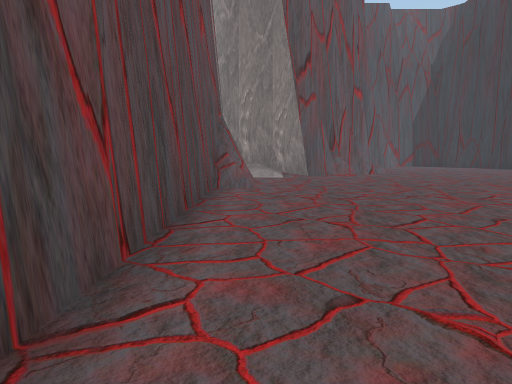
[1] (above)

22 first-person views from a walk through a Unity game level. The camera is 1.3 m above the floor, tilts 6° down and sees 70° across. The floor is counted in squares, 2 m on a side. Each view is taken from the middle of a square. On the plan, view 1 faces up. The plan holds only what a view shows up to about 11 squares ahead; the rest is blank. The place goes on beyond the plan.

[2]
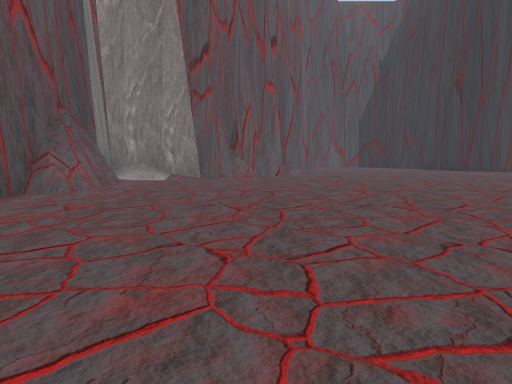

[3]
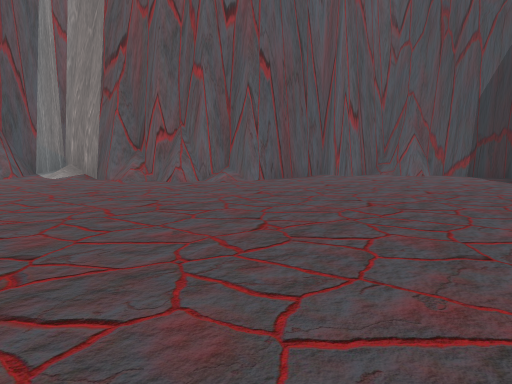

[4]
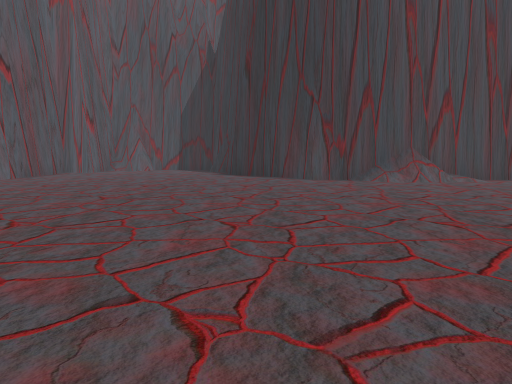

[5]
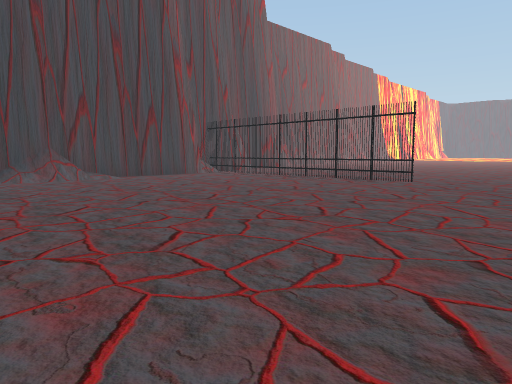

[6]
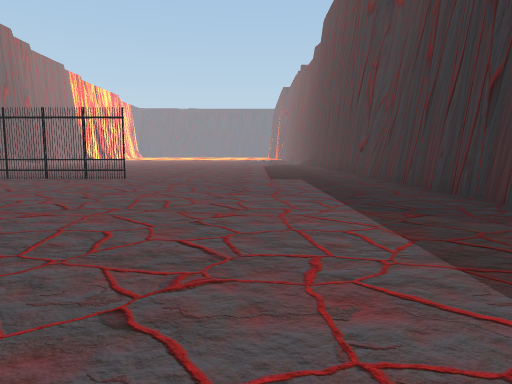

[7]
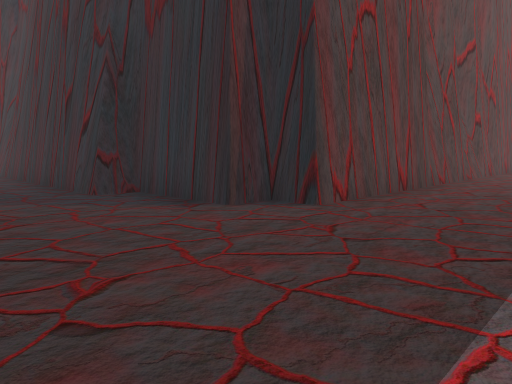

[8]
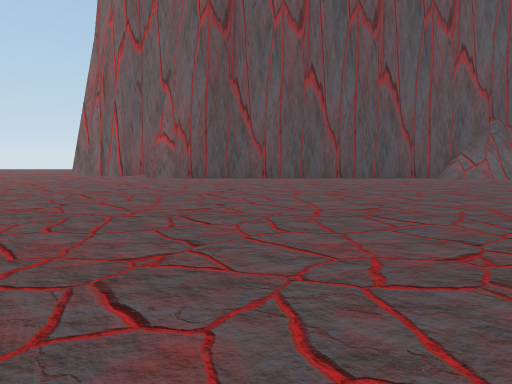

[9]
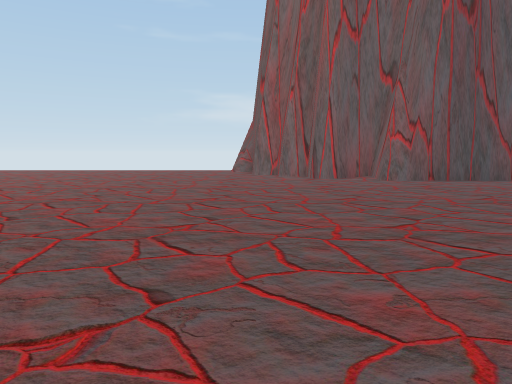

[10]
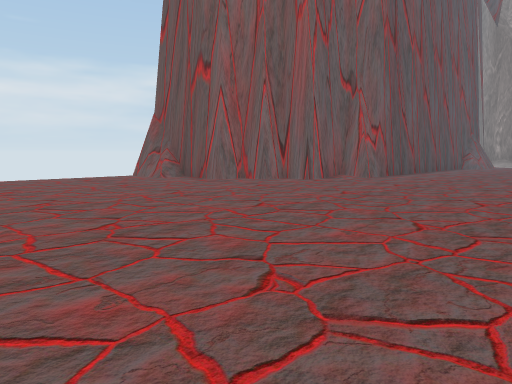

[11]
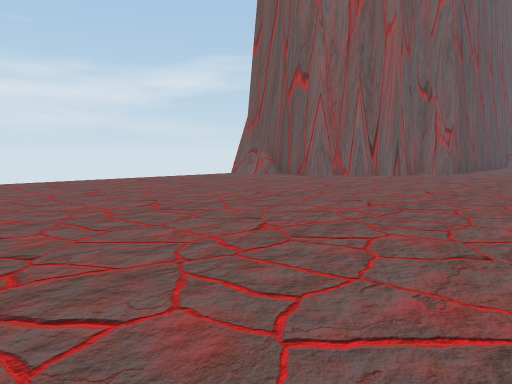

[12]
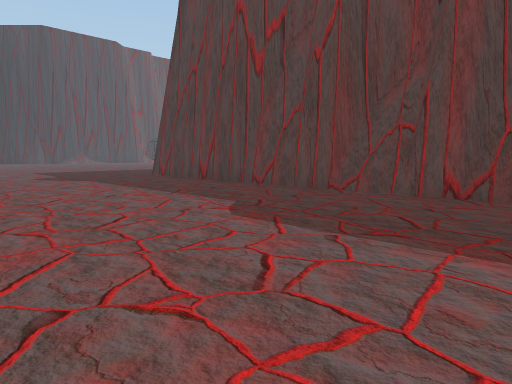

[13]
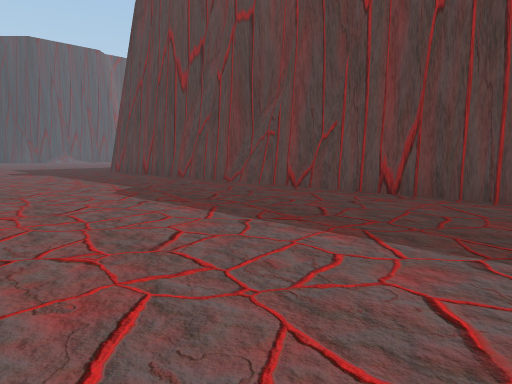

[14]
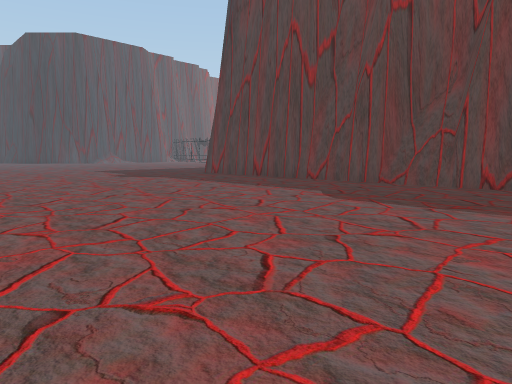

[15]
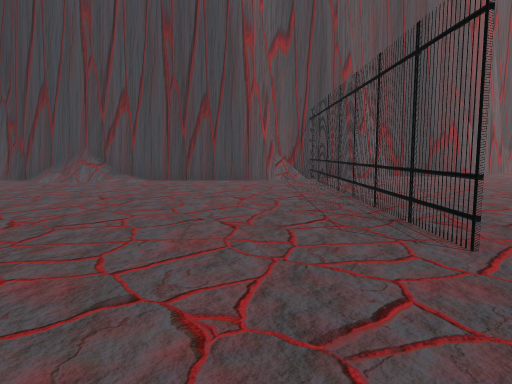

[16]
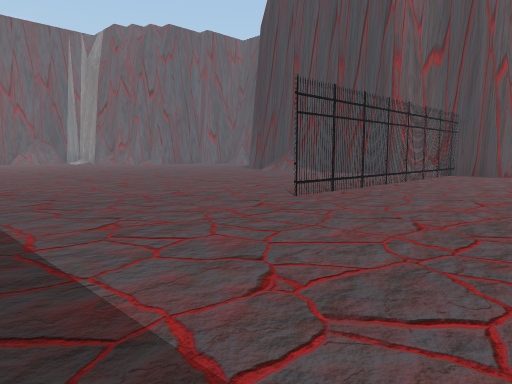

[17]
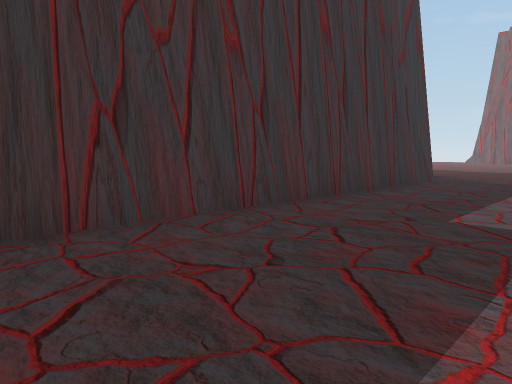

[18]
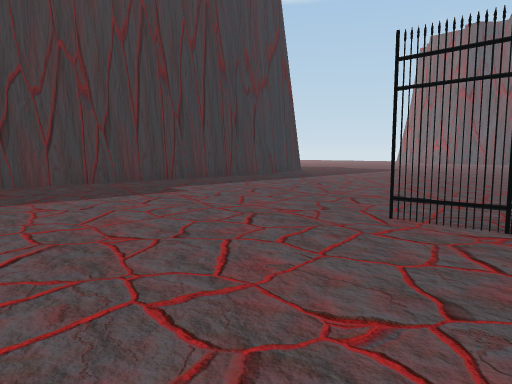

[19]
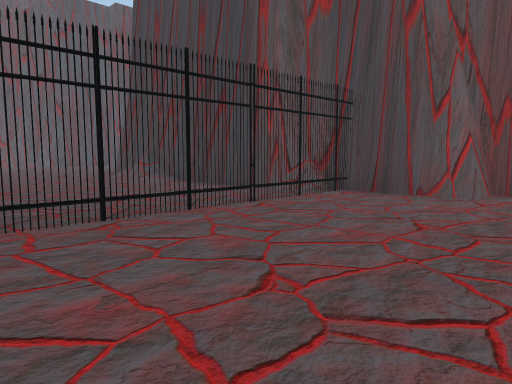

[20]
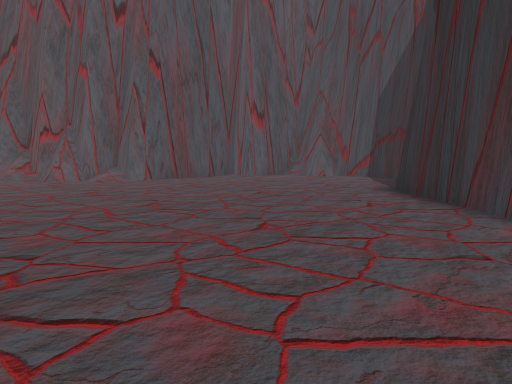

[21]
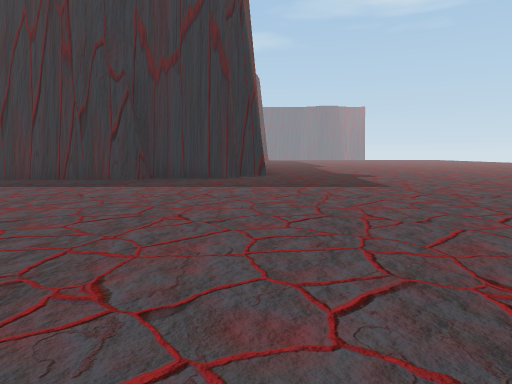

[22]
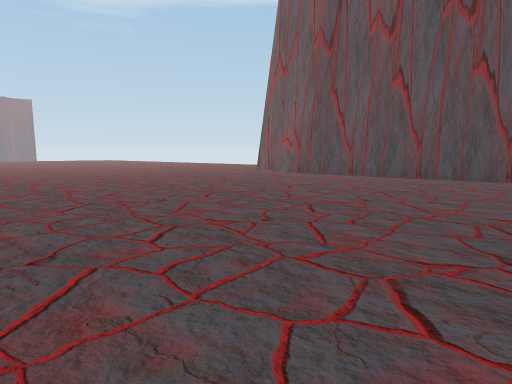

### Floor plan
Points are (right, up) in squares from view 1. A wall is a line through its corners. A room is listed if a view was taken in it or the views show most of it. See-through windows are left out.
Room 1 (views 1, 2, 3, 4, 5, 6, 7, 8, 9, 10, 11, 12, 13, 14, 15, 16, 17, 18, 19, 20, 21, 22)
walls: (15.5, -0.3) (23.5, -0.3); (11.9, -8.9) (11.9, -8.3) (11.7, -7.9); (11.9, -9.6) (11.9, -9); (11.9, -11.2) (11.9, -10.7) (11.7, -10.3); (-0.4, 7.6) (-0.4, 7.2); (-0.8, 7.2) (-0.9, 6.7); (-0.9, 7.2) (-0.9, -0.9) (-1.6, -0.9) (-1.6, -2.5) (-2.5, -2.5) (-2.5, -3.3) (-3.2, -3.3) (-3.2, -4.1) (-5, -4.1); (-0.4, 8.4) (-0.4, 8); (2.4, 10.7) (-0.9, 10.8) (-0.9, 9.8) (-0.1, 9) (-0.1, 7.2); (-0.4, 8.9) (-0.3, 8.1) (-0.8, 7.4); (-4.8, -4.1) (-5.4, -4.2); (-0.4, 9.2) (-0.4, 8.6); (3.5, 11.6) (3, 11.6) (2.3, 11.5) (2.1, 10.9) (-0.1, 10.7); (-5, -4.5) (-5.5, -4.5); (-5, -4.8) (-6.4, -4.8); (11.8, -14.1) (11.8, -1.8) (12.5, -1.8) (12.5, -1) (14.9, -1); (-5.4, -4.4) (-5.8, -4.7); (3.9, 12.4) (3.5, 12.3) (3.5, 11.9) (3.1, 11.9) (3, 11.6); (-0.9, 10) (-0.8, 9.4); (14.9, 12.8) (14.3, 13.1); (15.4, 13.3) (14.8, 13.3); (5.4, 17.1) (5.4, 16.2) (4.6, 16.2) (4.6, 13.1) (3.8, 13.1) (3.8, 11.9); (20.5, 13.8) (19.5, 13.7); (20.5, 14) (19.5, 13.9) (19.4, 13.1) (12.5, 13.1) (10.1, 15.5); (9, 18.6) (6.9, 18.6) (6.9, 17.9) (6.2, 17.9); (22.5, 13.9) (19.5, 13.9); (24.6, 14.7) (22.5, 14.7) (22.5, 13.9) (21.8, 13.9)
glass walls: (20.5, 6.2) (20.5, 14); (20.5, 13.9) (20.5, 6.4)
low walls: (15.4, 12.5) (14.6, 12.5) (14.3, 12.7); (15.2, 12.7) (14.7, 12.7) (14, 13.1)

Positions as (right, up) in squares from view 1, and headings:
1: (0, 0), facing up
2: (3, 1), facing up
3: (11, 7), facing up-left
4: (11, 4), facing up
5: (12, 3), facing up-right
6: (11, 3), facing right
7: (9, 2), facing down-right
8: (9, 2), facing left
9: (8, -4), facing left
10: (4, -10), facing up-left
11: (3, -13), facing up-left
12: (6, -12), facing up-right
13: (6, -15), facing up-right
14: (4, -12), facing up-right
15: (19, 4), facing up
16: (24, 2), facing up-left
17: (24, 3), facing down-left
18: (24, 8), facing down-left
19: (24, 8), facing up-left
20: (13, 9), facing up-left
21: (12, 9), facing down
22: (9, 8), facing down-left
